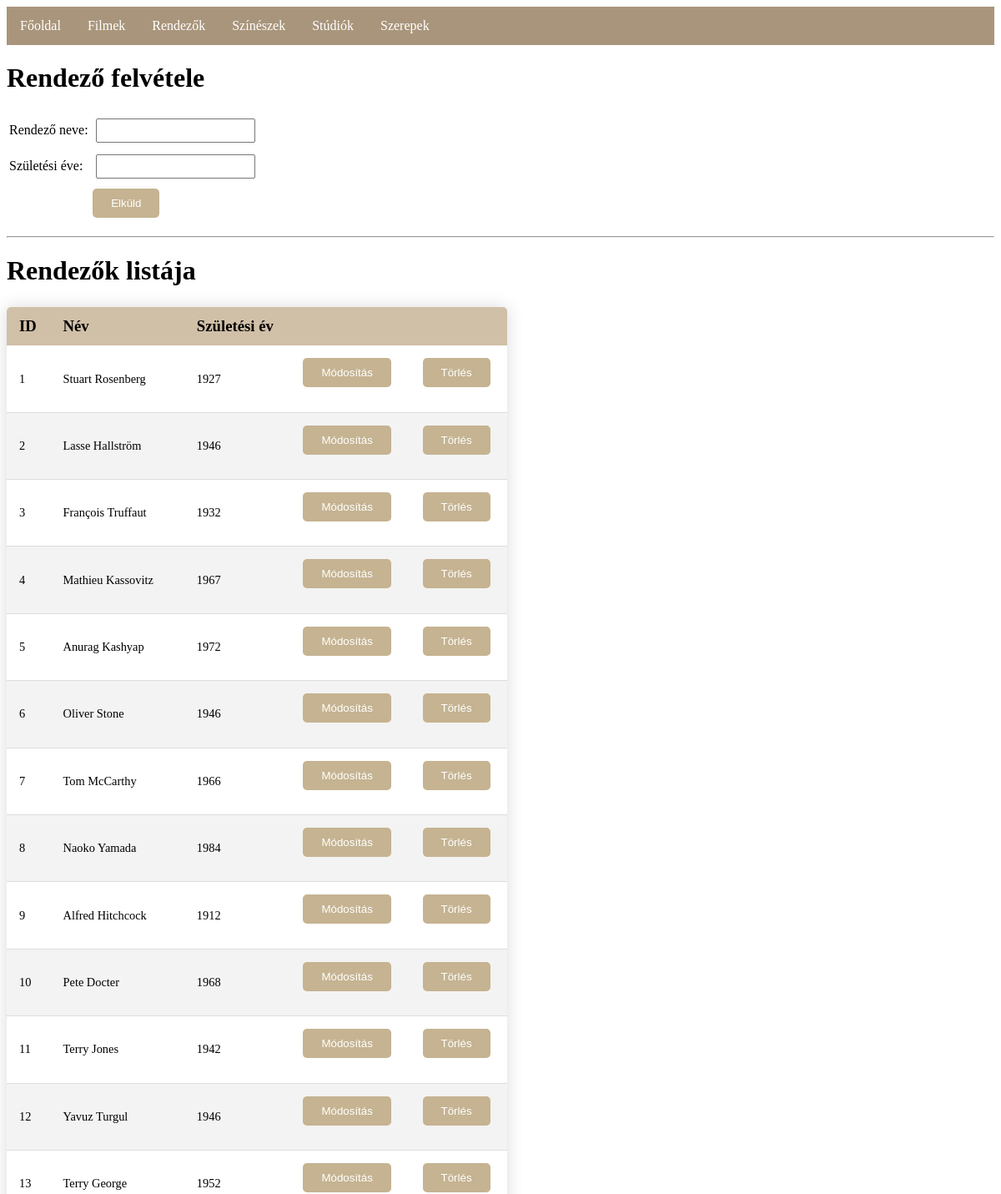
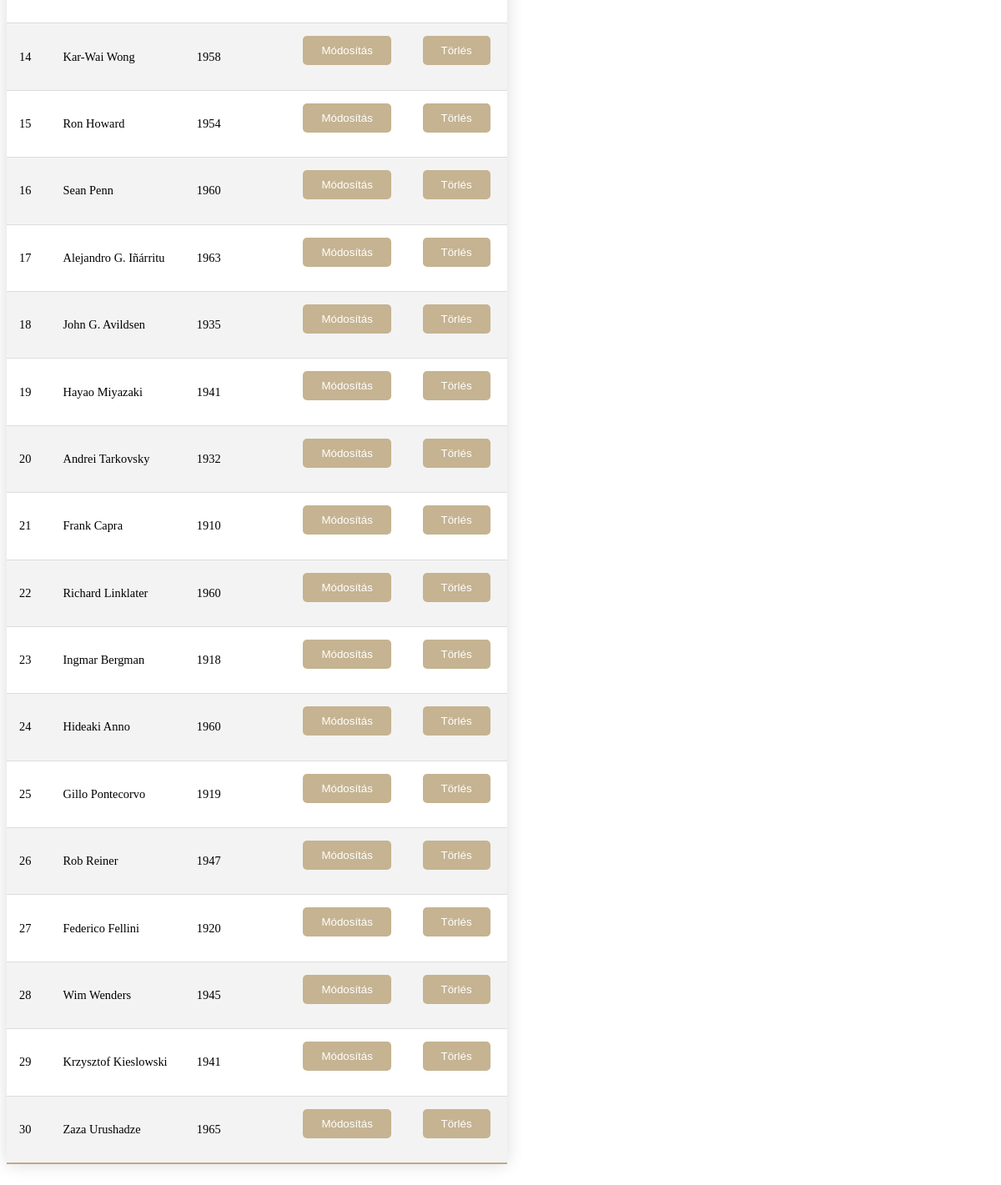
Page /Components/director.php on the committed database (2 pictures, top to bottom).
### tables this page shows
CREATE TABLE director(id INT PRIMARY KEY AUTO_INCREMENT, name VARCHAR(50), birth YEAR);

### functions.php (called while the page is built, shortened)
<?php
function imdb_csatlakozas() {
    $conn = mysqli_connect("localhost", "root", "") or die("Csatlakozási hiba");
    mysqli_query($conn, 'SET NAMES UTF-8');
	mysqli_query($conn, 'SET character_set_results=utf8');
	mysqli_set_charset($conn, 'utf8');
	return $conn;
}
function rendezolistatLeker() {
if ( !($conn = imdb_csatlakozas()) ) {
		return false;
	}
	$result = mysqli_query( $conn,"SELECT id, name, birth FROM director");
	return $result;
}
?>

### Components/director.php (the view, shortened to what this page needs)
<?php
include_once('functions.php');
include_once('menu.php');
?>
<!DOCTYPE HTML>
<HTML>
<HEAD>
	<link rel="stylesheet" href="stilus.css">
</HEAD>
<BODY>
<h1>Rendező felvétele</h1>
<form method="POST" action="insertdirector.php" accept-charset="utf-8">
<table>
    <tr>
        <td>Rendező neve: </td>
        <td><input type="text" name="name" required/></td>
    </tr>
    <tr>
        <td>Születési éve: </td>
        <td><input type="text" name="birth" required/></td>
    </tr>
    <tr>
    <td></td>
    <td><input type="submit" value="Elküld" /></td>
    </tr>
</table>
</form>
<hr/>
<h1>Rendezők listája</h1>
<table class="content-table">
    <thead>
        <tr>
            <th>ID</th>
            <th>Név</th>
            <th>Születési év</th>
            <th></th>
            <th></th>
        </tr>
    </thead>
<?php
	$rendezok = rendezolistatLeker();
    while( $egySor = mysqli_fetch_assoc($rendezok) ) {
		echo '<tr>';
		echo '<td>'. $egySor["id"] .'</td>';
		echo '<td>'. $egySor["name"] .'</td>';
		echo '<td>'. $egySor["birth"] .'</td>';
		echo '<td><form method="POST" action="edit-directorpage.php">
              <input type="hidden" name="name" value="'.$egySor["id"].'-'.$egySor["name"].'-'.$egySor["birth"].'" />
              <input type="submit" value="Módosítás" />
              </form></td>';
		echo '<td><form method="POST" action="deletedirector.php">
              <input type="hidden" name="id" value="'.$egySor["id"].'" />
              <input type="submit" value="Törlés" />
              </form></td>';
        echo '</tr>';
	}
?>
</table>
</BODY>
</HTML>

### Style/stilus.css (style rules this page uses)
.content-table { border-collapse: collapse; margin: 25px 0; font-size: 0.9em; min-width: 600px; border-radius: 5px 5px 0 0; overflow: hidden; box-shadow: 0 0 20px rgba(0, 0, 0, 0.15); }
.content-table thead tr { background-color: #D1C0A8; text-align: left; font-weight: bold; font-size: 1.3em; }
.content-table th, .content-table td { padding: 12px 15px; }
.content-table tbody tr { border-bottom: 1px solid #dddddd; }
.content-table tbody tr:nth-of-type(even) { background-color: #f3f3f3; }
.content-table tbody tr:last-of-type { border-bottom: 2px solid #BFAA8C; }
input { margin: 5px; padding: 5px; text-align: left; display: inline-flex; vertical-align: bottom; }
input[type=button], input[type=submit], input[type=reset] { background-color: #c5b391; border: none; color: white; padding: 10px 22px; text-decoration: none; margin: 3px 1.5px; cursor: pointer; border-radius: 5px 5px; overflow: hidden; }

### rows in the picture
director: id "1", name "Stuart Rosenberg", birth "1927"
director: id "2", name "Lasse Hallström", birth "1946"
director: id "3", name "François Truffaut", birth "1932"
director: id "4", name "Mathieu Kassovitz", birth "1967"
director: id "5", name "Anurag Kashyap", birth "1972"
director: id "6", name "Oliver Stone", birth "1946"
director: id "7", name "Tom McCarthy", birth "1966"
director: id "8", name "Naoko Yamada", birth "1984"
director: id "9", name "Alfred Hitchcock", birth "1912"
director: id "10", name "Pete Docter", birth "1968"
director: id "11", name "Terry Jones", birth "1942"
director: id "12", name "Yavuz Turgul", birth "1946"
director: id "13", name "Terry George", birth "1952"
director: id "14", name "Kar-Wai Wong", birth "1958"
director: id "15", name "Ron Howard", birth "1954"
director: id "16", name "Sean Penn", birth "1960"
director: id "17", name "Alejandro G. Iñárritu", birth "1963"
director: id "18", name "John G. Avildsen", birth "1935"
director: id "19", name "Hayao Miyazaki", birth "1941"
director: id "20", name "Andrei Tarkovsky", birth "1932"
director: id "21", name "Frank Capra", birth "1910"
director: id "22", name "Richard Linklater", birth "1960"
director: id "23", name "Ingmar Bergman", birth "1918"
director: id "24", name "Hideaki Anno", birth "1960"
director: id "25", name "Gillo Pontecorvo", birth "1919"
director: id "26", name "Rob Reiner", birth "1947"
director: id "27", name "Federico Fellini", birth "1920"
director: id "28", name "Wim Wenders", birth "1945"
director: id "29", name "Krzysztof Kieslowski", birth "1941"
director: id "30", name "Zaza Urushadze", birth "1965"
